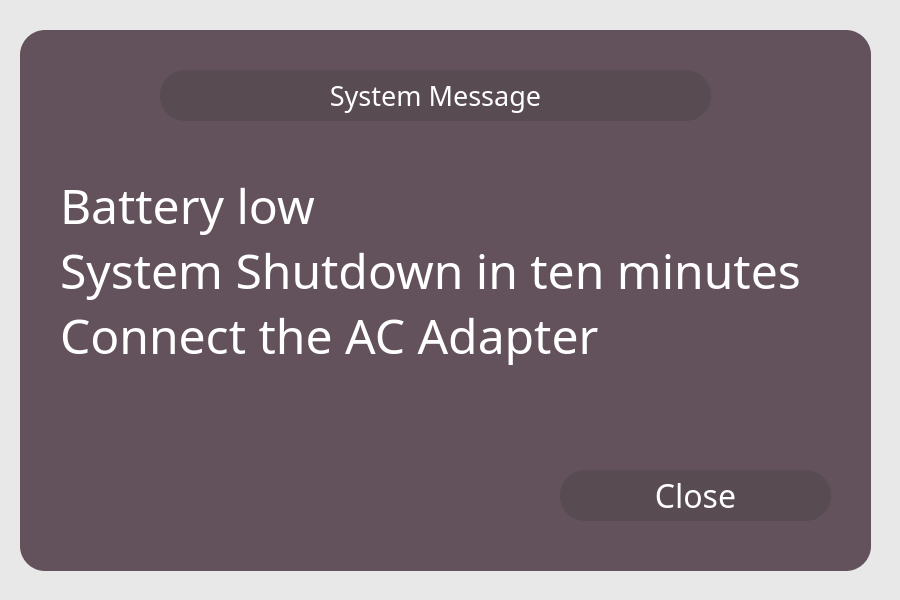
<?xml version="1.0" encoding="UTF-8"?>
<ui version="4.0">
 <class>RTFWindow</class>
 <widget class="QMainWindow" name="RTFWindow">
  <property name="geometry">
   <rect>
    <x>0</x>
    <y>0</y>
    <width>900</width>
    <height>600</height>
   </rect>
  </property>
  <property name="windowTitle">
   <string>MainWindow</string>
  </property>
  <property name="styleSheet">
   <string notr="true">QMainWindow {
	background-color: rgb(232, 232, 232);
}
</string>
  </property>
  <widget class="QWidget" name="centralwidget">
   <widget class="QPushButton" name="doneButton">
    <property name="geometry">
     <rect>
      <x>560</x>
      <y>470</y>
      <width>271</width>
      <height>51</height>
     </rect>
    </property>
    <property name="font">
     <font>
      <family>TT Norms ExtraLight</family>
      <pointsize>24</pointsize>
     </font>
    </property>
    <property name="styleSheet">
     <string notr="true">background-color: rgba(81, 70, 75, 150);
color: rgb(255, 255, 255);
border-radius: 25px</string>
    </property>
    <property name="text">
     <string>Close</string>
    </property>
   </widget>
   <widget class="QLabel" name="label">
    <property name="geometry">
     <rect>
      <x>20</x>
      <y>30</y>
      <width>851</width>
      <height>541</height>
     </rect>
    </property>
    <property name="styleSheet">
     <string notr="true">background-color: rgb(99, 82, 92);
border-radius: 25px</string>
    </property>
    <property name="text">
     <string/>
    </property>
   </widget>
   <widget class="QLabel" name="label_10">
    <property name="geometry">
     <rect>
      <x>160</x>
      <y>70</y>
      <width>551</width>
      <height>51</height>
     </rect>
    </property>
    <property name="font">
     <font>
      <family>TT Norms ExtraLight</family>
      <pointsize>20</pointsize>
     </font>
    </property>
    <property name="styleSheet">
     <string notr="true">background-color: rgba(81, 70, 75, 150);
color: rgb(255, 255, 255);
border-radius: 25px</string>
    </property>
    <property name="text">
     <string>System Message</string>
    </property>
    <property name="alignment">
     <set>Qt::AlignCenter</set>
    </property>
   </widget>
   <widget class="QLabel" name="ch1_pwrLabel_2">
    <property name="geometry">
     <rect>
      <x>60</x>
      <y>170</y>
      <width>761</width>
      <height>201</height>
     </rect>
    </property>
    <property name="font">
     <font>
      <family>TT Norms ExtraLight</family>
      <pointsize>36</pointsize>
     </font>
    </property>
    <property name="styleSheet">
     <string notr="true">color: rgb(255, 255, 255);</string>
    </property>
    <property name="text">
     <string>Battery low
System Shutdown in ten minutes
Connect the AC Adapter</string>
    </property>
    <property name="alignment">
     <set>Qt::AlignLeading|Qt::AlignLeft|Qt::AlignVCenter</set>
    </property>
   </widget>
   <widget class="QLabel" name="msg3Label">
    <property name="geometry">
     <rect>
      <x>560</x>
      <y>720</y>
      <width>481</width>
      <height>41</height>
     </rect>
    </property>
    <property name="font">
     <font>
      <family>TT Norms ExtraLight</family>
      <pointsize>20</pointsize>
     </font>
    </property>
    <property name="styleSheet">
     <string notr="true">color: rgb(255, 255, 255);</string>
    </property>
    <property name="text">
     <string/>
    </property>
    <property name="alignment">
     <set>Qt::AlignLeading|Qt::AlignLeft|Qt::AlignVCenter</set>
    </property>
   </widget>
   <zorder>label</zorder>
   <zorder>doneButton</zorder>
   <zorder>label_10</zorder>
   <zorder>ch1_pwrLabel_2</zorder>
   <zorder>msg3Label</zorder>
  </widget>
 </widget>
 <resources>
  <include location="microc_res.qrc"/>
 </resources>
 <connections/>
</ui>
